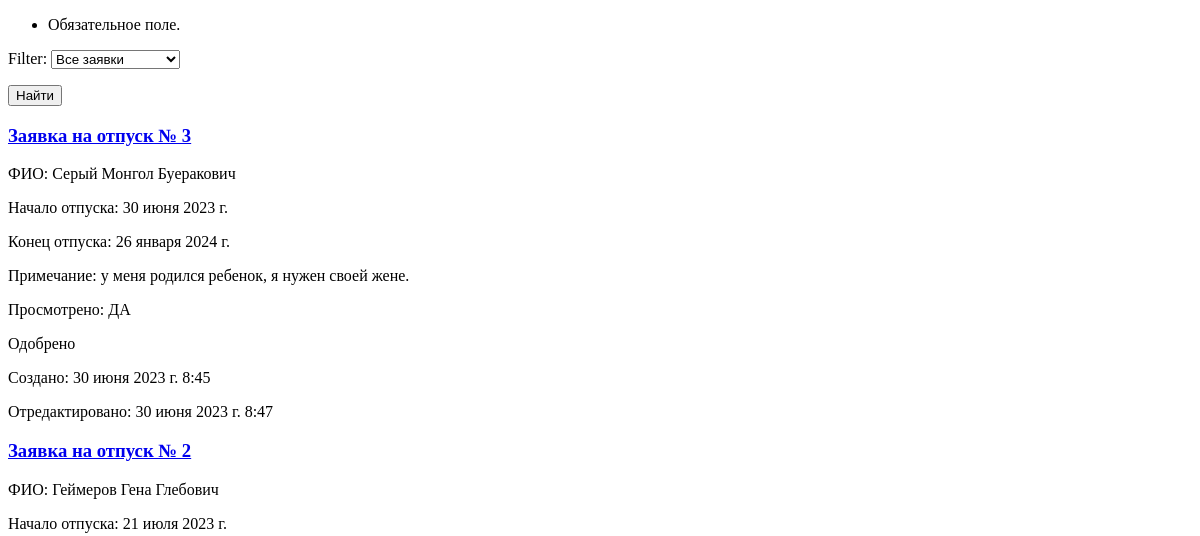
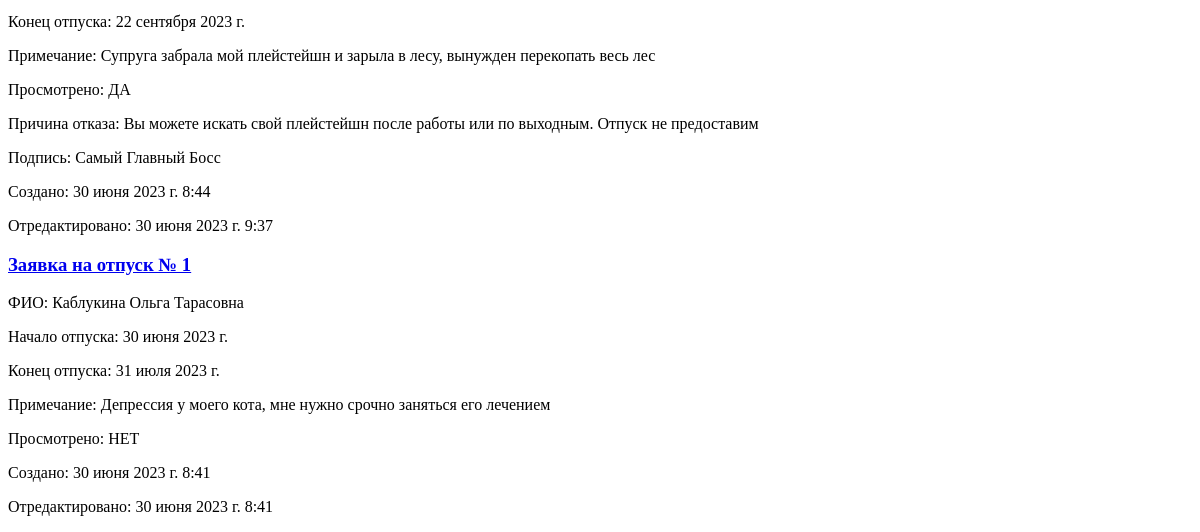
/leave-app/otpusk/, run on an earlier commit of the app's database (2 pictures, top to bottom).
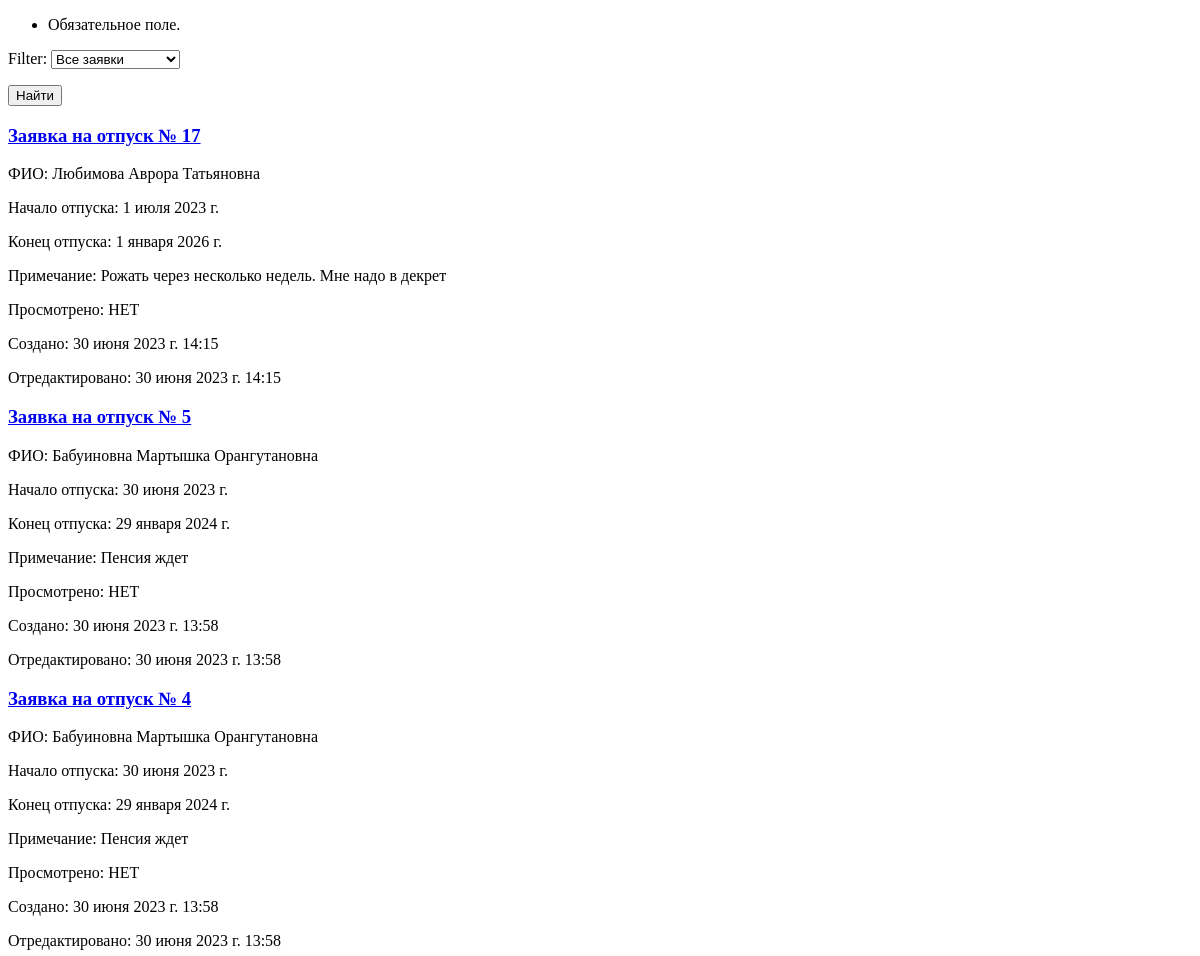
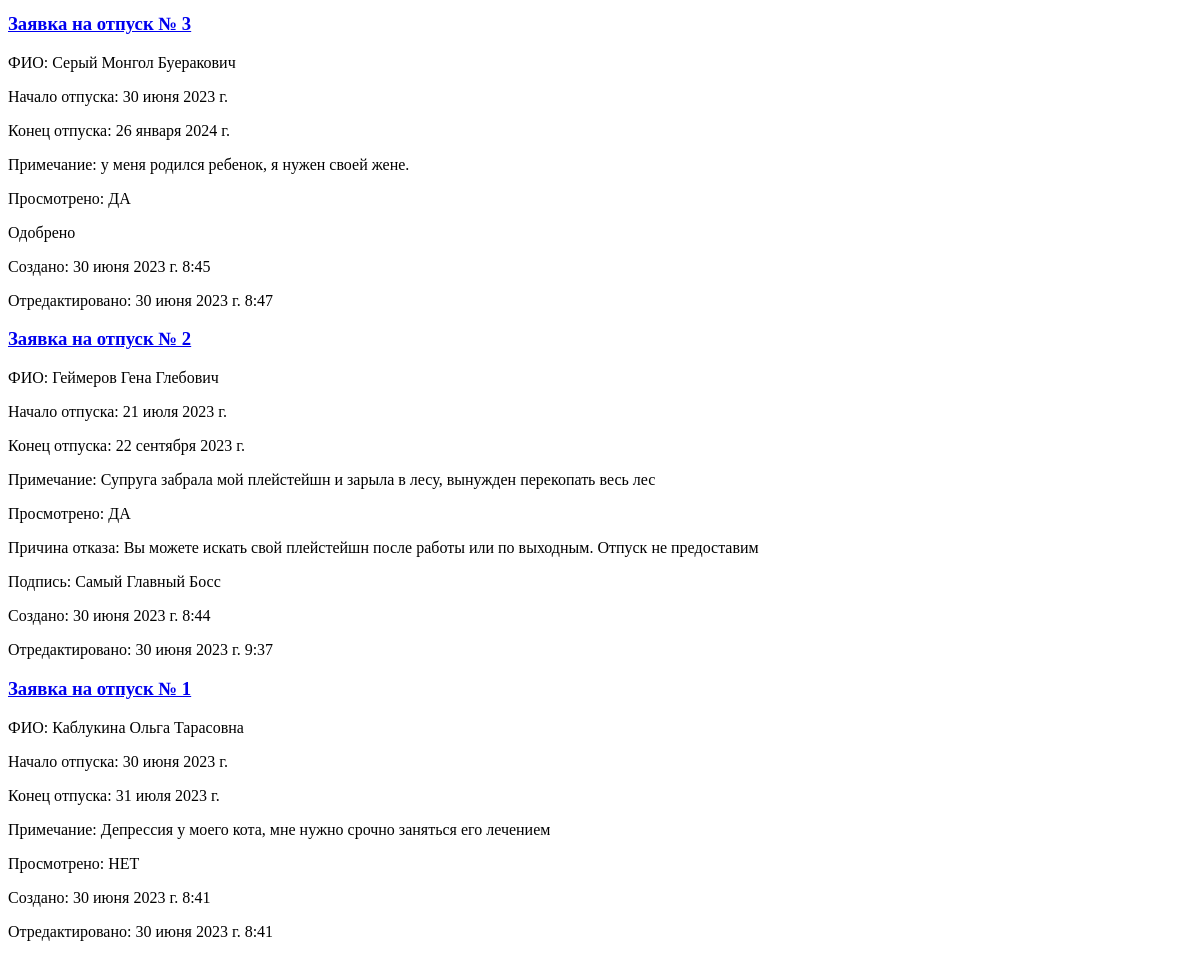
And on a later commit of the database (2 pictures, top to bottom).
### leave_app/models.py (models this page shows, shortened)
class Base(models.Model):
    note = models.TextField(blank=False, verbose_name='Примечание')
    name = models.CharField(max_length=96, verbose_name='ФИО')
    otkaz = models.ForeignKey(Otkaz, on_delete=models.CASCADE, blank=True, null=True, verbose_name='Отказ')
    prosmotreno = models.BooleanField(default=False, blank=False, verbose_name='Заявка просмотрена')
    created_date=models.DateTimeField(auto_now_add=True, verbose_name='Дата создания')
    edit_date=models.DateTimeField(auto_now=True, verbose_name='Дата редактирования')
    class Meta:
        abstract = True

class Otpusk(Base):
    start_date = models.DateField(blank=False, verbose_name='Начало отпуска')
    end_date = models.DateField(blank=False, verbose_name='Конец отпуска')
    class Meta:
        verbose_name = 'Заявка на отпуск'
        verbose_name_plural = 'Заявки на отпуск'
        ordering = ['-created_date', '-edit_date']
    def __str__(self):
        return f'Заявка на отпуск № {self.id}'

class Otkaz(models.Model):
    note = models.TextField(blank=False, verbose_name='Причина отказа')
    name = models.CharField(max_length=96, verbose_name='ФИО')
    class Meta:
        verbose_name = 'Отказ'
        verbose_name_plural = 'Отказы'

### leave_app/views.py (the view)
# urls.py: path('otpusk/', OtpuskListView.as_view()),
class OtpuskListView(ListView):
    model = Otpusk
    template_name = 'leave_app/otpusk_list.html'
    context_object_name = 'otpusk_list'
    def get(self, *args, **kwargs):
        form = FilterForm(self.request.GET)
        if form.is_valid():
            filter = int(form.cleaned_data['filter'])
            if filter == 1:
                otpusk_list = self.model.objects.all()
            elif filter == 2:
                otpusk_list = self.model.objects.filter(prosmotreno=True)
            else:
                otpusk_list = self.model.objects.filter(prosmotreno=False)
        else:
            otpusk_list = self.model.objects.all()
        return render (self.request, self.template_name, {self.context_object_name: otpusk_list, 'filter_form': form})

### leave_app/forms.py
class FilterForm(forms.Form):
    CHOICES = (
        ('1', 'Все заявки'),
        ('2', 'Обработанные'),
        ('3', 'Необработанные'),
    )
    filter = forms.ChoiceField(choices=CHOICES)

### leave_app/templates/leave_app/otpusk_list.html
{% extends 'root.html'%}
{%block content%}
    <form action="" method="get">
        {{filter_form.as_p}}
        <button type="submit">Найти</button>
    </form>
    {%for otpusk in otpusk_list%}
    <a href="/leave-app/otkaz/{{otpusk.id}}/?is_otpusk=true"><h3>{{otpusk}}</h3></a>
    <p>ФИО: {{otpusk.name}}</p>
    <p>Начало отпуска: {{otpusk.start_date}}</p>
    <p>Конец отпуска: {{otpusk.end_date}}</p>
    <p>Примечание: {{otpusk.note}}</p>
    <p>Просмотрено: {% if otpusk.prosmotreno%} ДА {%else%} НЕТ {%endif%}</p>
    {%if otpusk.otkaz%}
        <p>Причина отказа: {{otpusk.otkaz.note}} </p>
        <p>Подпись: {{otpusk.otkaz.name}} </p>
    {%elif otpusk.prosmotreno%}
        <p>Одобрено</p>
    {%endif%}
    <p>Создано: {{otpusk.created_date}}</p>
    <p>Отредактировано: {{otpusk.edit_date}}</p>
    {%endfor%}
{%endblock%}

### templates/root.html (shortened to what this page needs)
{%load static%}
<!DOCTYPE html>
<html lang="en">
<head>
    <link rel="stylesheet" href="{% static 'css/style.css' %}">
</head>
<body>
    {% block content%}
    {%endblock%}
</body>
</html>

What changed in the data, as far as the page shows it:
added Otpusk: id "Заявка на отпуск № 17", name "Любимова Аврора Татьяновна", start_date "1 июля 2023 г.", end_date "1 января 2026 г.", note "Рожать через несколько недель. Мне надо в декрет", prosmotreno "НЕТ", created_date "30 июня 2023 г. 14:15", edit_date "30 июня 2023 г. 14:15"
added Otpusk: id "Заявка на отпуск № 5", name "Бабуиновна Мартышка Орангутановна", start_date "30 июня 2023 г.", end_date "29 января 2024 г.", note "Пенсия ждет", prosmotreno "НЕТ", created_date "30 июня 2023 г. 13:58", edit_date "30 июня 2023 г. 13:58"
added Otpusk: id "Заявка на отпуск № 4", name "Бабуиновна Мартышка Орангутановна", start_date "30 июня 2023 г.", end_date "29 января 2024 г.", note "Пенсия ждет", prosmotreno "НЕТ", created_date "30 июня 2023 г. 13:58", edit_date "30 июня 2023 г. 13:58"
